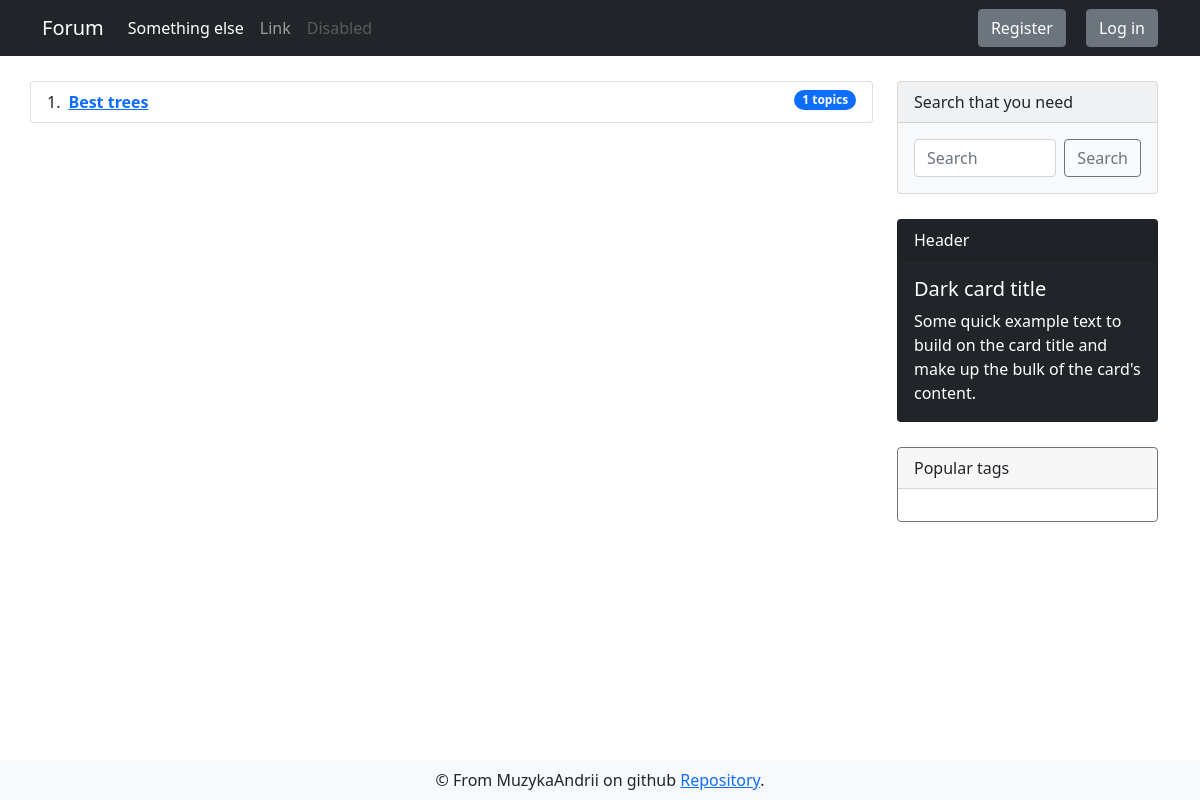
Before: /forum/gardening with the older database file.
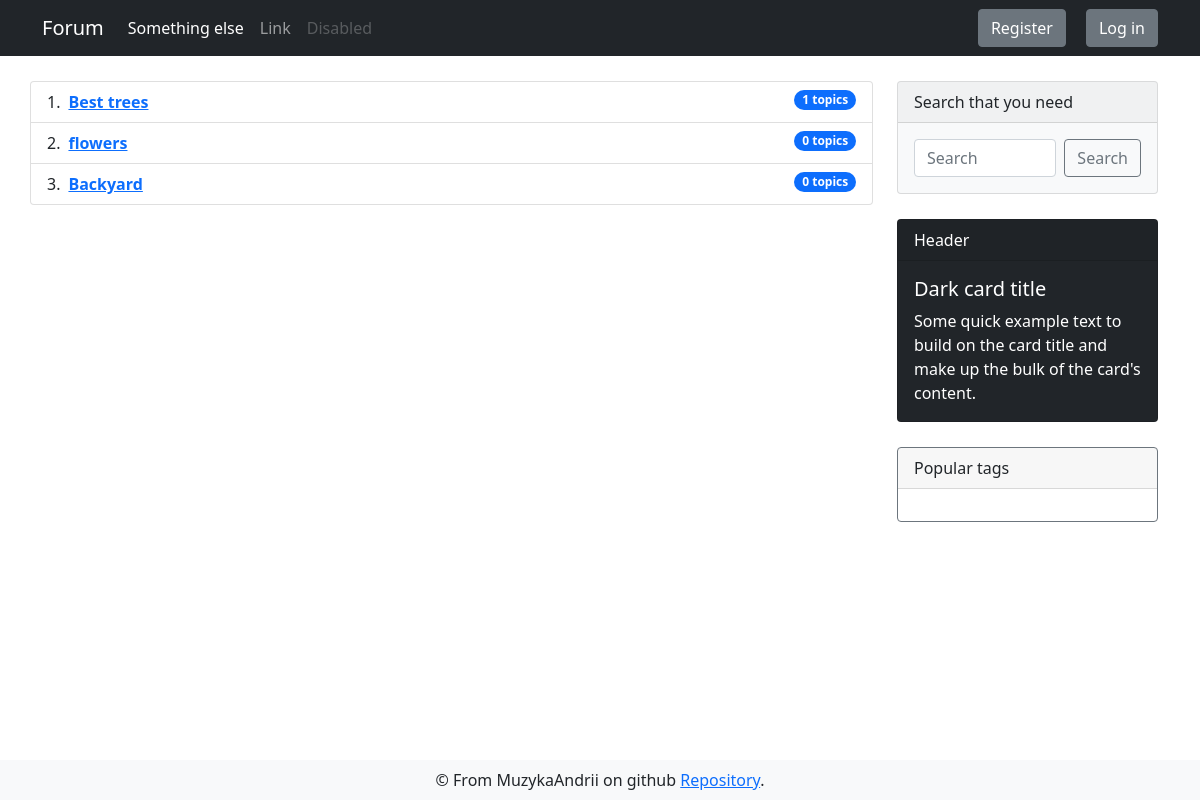
After: the same page with the newer database file.
### app/models.py (models this page shows, shortened)
class DbMixin(object):
    def save(self):
        db.session.add(self)
        db.session.commit()

class Theme(DbMixin, db.Model):
    id = db.Column(db.Integer, primary_key = True, autoincrement=True)
    name = db.Column(db.String(150), unique=True, nullable=False)
    slug = db.Column(db.String(100), unique=True, nullable=False)
    section_id = db.Column(db.Integer, db.ForeignKey('section.id'), nullable=False)
    discussions = db.relationship('Discussion', backref='parent_theme', lazy='dynamic')

### app/views.py (the view)
@app.route('/forum/<string:section_slug>')
def themes_index(section_slug):
    current_section = Section.get_from_slug(section_slug)
    themes = current_section.themes
    return render_template('forum/themes.html', themes=themes, section_slug=current_section.slug, title='Themes list')

### app/models.py (called while the page is built)
    @staticmethod
    def get_from_slug(slug):
        return Section.query.filter_by(slug=slug).first_or_404()

### app/views.py (called while the page is built)
@app.before_request
def update_last_seen():
    if current_user.is_authenticated:
        current_user.last_seen = dt.now()
        current_user.save()

### app/templates/forum/themes.html
{% extends "layouts/base.html" %}
{% block content %}
<div class="container">
    <div class="row">
        <ol style="margin-top: 25px;" class="col-md-9 list-group list-group-numbered">
            {% for theme in themes %}
            <li class="list-group-item d-flex justify-content-between align-items-start">
                <div class="ms-2 me-auto">
                    <div class="fw-bold"><a
                            href="{{ url_for('discussions_index', section_slug=section_slug, theme_slug=theme.slug) }}">{{ theme.name }}</a>
                    </div>
                </div>
                <span class="badge bg-primary rounded-pill">{{ theme.discussions.count() }} topics</span>
            </li>
            {% endfor %}
        </ol>
        {% include 'layouts/sidebar.html' %}
    </div>
</div>
{% endblock %}

Changed rows visible on the page:
added Theme: name "flowers", discussions.count "0"
added Theme: name "Backyard", discussions.count "0"
